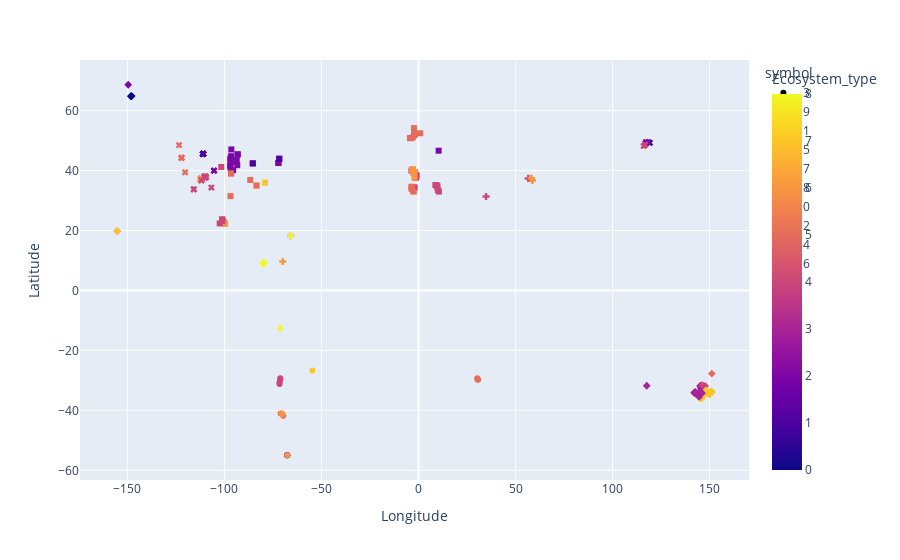

Notebook code for this chart:
### Code cell
import pandas as pd
from sklearn.cluster import KMeans
from sklearn.preprocessing import LabelEncoder

df2 = pd.DataFrame(df, columns=['Longitude', 'Latitude', "Ecosystem_type"])
lb_make = LabelEncoder()
df2['Ecosystem_type'] = lb_make.fit_transform(df2['Ecosystem_type'])
#df2 = df2.dropna('Ecosystem_type')
kmeans = KMeans(n_clusters=10).fit_predict(df2)
import plotly.express as px
px.scatter(df2, x='Longitude', y="Latitude", color="Ecosystem_type", symbol=kmeans)

### Figure 1 — Plotly figure (JSON) as saved in the notebook; plotly's stock layout.template omitted (floating-point values rounded to 4 significant figures)
{"data": [{"hovertemplate": "symbol=3<br>Longitude=%{x}<br>Latitude=%{y}<br>Ecosystem_type=%{marker.color}<extra></extra>", "legendgroup": "3", "marker": {"color": [7, 5, 5, 6, 6, 4, 4, 4, 4, 1, 1, 1, 6], "coloraxis": "coloraxis", "symbol": "circle"}, "mode": "markers", "name": "3", "orientation": "v", "showlegend": true, "type": "scatter", "x": [-54.68, -69.68, -71.06, -70.08, -70.52, -71.24, -71.25, -71.66, -71.59, -67.64, -67.64, -67.63, -67.63], "xaxis": "x", "y": [-26.73, -41.81, -41.0, -41.25, -41.03, -29.31, -29.75, -30.66, -31.2, -54.93, -54.95, -54.96, -54.97], "yaxis": "y"}, {"hovertemplate": "symbol=9<br>Longitude=%{x}<br>Latitude=%{y}<br>Ecosystem_type=%{marker.color}<extra></extra>", "legendgroup": "9", "marker": {"color": [0, 5, 7, 0, 0, 2], "coloraxis": "coloraxis", "symbol": "diamond"}, "mode": "markers", "name": "9", "orientation": "v", "showlegend": true, "type": "scatter", "x": [-148.2, -155.3, -155.3, -147.8, -147.8, -149.6], "xaxis": "x", "y": [64.8, 19.81, 19.81, 64.85, 64.85, 68.63], "yaxis": "y"}, {"hovertemplate": "symbol=1<br>Longitude=%{x}<br>Latitude=%{y}<br>Ecosystem_type=%{marker.color}<extra></extra>", "legendgroup": "1", "marker": {"color": [1, 7, 7, 2, 5, 2, 1, 2, 1, 5, 1, 2, 7, 5, 4, 5, 2, 5, 2, 2, 2, 2, 2, 2, 2, 2, 2, 2, 5, 2, 6, 4, 4, 6, 4, 4, 4, 4], "coloraxis": "coloraxis", "symbol": "square"}, "mode": "markers", "name": "1", "orientation": "v", "showlegend": true, "type": "scatter", "x": [-72.19, -96.57, -83.5, -72.19, -83.5, -71.75, -71.75, -85.4, -85.4, -96.57, -93.2, -93.2, -79.08, -86.7, -101.6, -96.58, -93.39, -96.88, -95.54, -96.52, -96.81, -97.11, -95.58, -93.66, -96.97, -96.78, -96.71, -96.43, -96.6, -96.57, -99.66, -100.9, -100.4, -99.89, -101.1, -101.3, -101.2, -102.5], "xaxis": "x", "y": [42.53, 39.09, 35, 42.53, 35, 43.94, 43.94, 42.4, 42.4, 39.09, 45.4, 45.4, 35.97, 36.87, 41.2, 39.07, 41.79, 31.48, 40.15, 40.16, 40.87, 41.61, 42.88, 43.51, 43.55, 44.04, 44.26, 47.05, 39.1, 44.8, 22.25, 23.6, 22.64, 22.65, 23.25, 23.2, 23.74, 22.35], "yaxis": "y"}, {"hovertemplate": "symbol=5<br>Longitude=%{x}<br>Latitude=%{y}<br>Ecosystem_type=%{marker.color}<extra></extra>", "legendgroup": "5", "marker": {"color": [5, 1, 2, 5, 5, 5, 1, 1, 1, 1, 1, 1, 1, 1, 1, 1, 4, 6, 4, 4, 4, 6, 4, 4, 4, 4, 4], "coloraxis": "coloraxis", "symbol": "x"}, "mode": "markers", "name": "5", "orientation": "v", "showlegend": true, "type": "scatter", "x": [-122.3, -105.4, -105.4, -123.4, -120.2, -122.0, -111.0, -111.0, -111.0, -111.0, -111.0, -111.0, -111.0, -111.0, -111.0, -111.0, -106.7, -112.6, -109.7, -109.9, -111.7, -112.0, -109.4, -110.5, -111.9, -115.8, -115.8], "xaxis": "x", "y": [44.21, 39.99, 39.99, 48.46, 39.43, 44.28, 45.57, 45.57, 45.57, 45.57, 45.57, 45.57, 45.57, 45.57, 45.57, 45.57, 34.33, 37.11, 38.17, 37.58, 37.09, 37.51, 37.73, 38.0, 36.69, 33.75, 33.75], "yaxis": "y"}, {"hovertemplate": "symbol=7<br>Longitude=%{x}<br>Latitude=%{y}<br>Ecosystem_type=%{marker.color}<extra></extra>", "legendgroup": "7", "marker": {"color": [5, 8, 8, 8, 8, 8, 8, 8, 6], "coloraxis": "coloraxis", "symbol": "cross"}, "mode": "markers", "name": "7", "orientation": "v", "showlegend": true, "type": "scatter", "x": [-65.8, -65.8, -79.74, -79.74, -79.77, -71.23, -79.86, -79.75, -69.95], "xaxis": "x", "y": [18.3, 18.3, 9.156, 9.161, 9.158, -12.63, 9.151, 9.162, 9.666], "yaxis": "y"}, {"hovertemplate": "symbol=8<br>Longitude=%{x}<br>Latitude=%{y}<br>Ecosystem_type=%{marker.color}<extra></extra>", "legendgroup": "8", "marker": {"color": [5, 5, 5], "coloraxis": "coloraxis", "symbol": "circle"}, "mode": "markers", "name": "8", "orientation": "v", "showlegend": true, "type": "scatter", "x": [30.72, 30.29, 30.4], "xaxis": "x", "y": [-29.81, -29.28, -29.67], "yaxis": "y"}, {"hovertemplate": "symbol=0<br>Longitude=%{x}<br>Latitude=%{y}<br>Ecosystem_type=%{marker.color}<extra></extra>", "legendgroup": "0", "marker": {"color": [5, 3, 3, 3, 3, 3, 3, 3, 3, 3, 3, 3, 3, 3, 3, 3, 3, 3, 3, 3, 3, 3, 3, 3, 3, 3, 3, 3, 3, 3, 3, 3, 3, 3, 3, 3, 3, 3, 3, 3, 3, 3, 3, 7, 7, 7, 7, 7, 7, 3, 3, 3, 3, 3, 3, 3, 3, 3, 3, 3, 3, 4, 4, 7, 3, 3, 7, 7, 7, 7, 7, 7, 7, 7, 7, 7, 7, 7, 7, 3, 3, 7, 7, 3, 3], "coloraxis": "coloraxis", "symbol": "diamond"}, "mode": "markers", "name": "0", "orientation": "v", "showlegend": true, "type": "scatter", "x": [151.1, 117.6, 146.2, 146.2, 145.8, 144.5, 145.8, 146.3, 144.8, 144.8, 146.2, 144.9, 144.8, 144.8, 145.6, 145.6, 146.4, 145.8, 145.6, 145.7, 145.3, 145.3, 145.6, 145.6, 145.8, 145.8, 145.7, 145.6, 145.6, 146.5, 146.5, 146.0, 145.9, 146.5, 145.6, 145.9, 145.7, 145.3, 146.0, 146.0, 145.8, 145.8, 145.8, 145.9, 145.9, 145.7, 145.7, 145.6, 145.6, 144.6, 144.6, 144.6, 144.6, 145.7, 144.5, 144.5, 142.6, 142.5, 142.5, 142.5, 142.7, 146.3, 147.7, 147.4, 146.2, 146.3, 146.6, 146.9, 147.4, 149.9, 150.9, 150.8, 148.9, 148.9, 148.6, 148.2, 148.2, 148.2, 150.2, 145.7, 146.1, 151.0, 151.1, 142.1, 142.2], "xaxis": "x", "y": [-27.73, -31.78, -34.71, -34.71, -33.36, -35.34, -34.52, -34.65, -35.41, -35.41, -34.53, -35.5, -35.49, -35.49, -33.46, -33.46, -34.56, -33.35, -33.47, -33.35, -31.87, -31.84, -32.63, -32.64, -33.99, -33.98, -33.99, -33.8, -33.79, -34.8, -34.83, -34.76, -34.75, -34.81, -33.84, -34.8, -32.63, -31.88, -34.55, -34.56, -34.56, -34.57, -34.54, -35.93, -35.95, -35.95, -35.92, -35.88, -35.86, -35.36, -35.35, -35.33, -35.35, -34.52, -35.39, -35.35, -34.2, -34.25, -34.02, -33.96, -33.93, -31.56, -31.86, -33.84, -34.36, -34.42, -34.28, -34.35, -34.44, -34.74, -33.65, -33.62, -34.36, -33.98, -33.83, -33.51, -33.73, -33.32, -34.51, -34, -34.25, -33.91, -33.98, -34.13, -34.16], "yaxis": "y"}, {"hovertemplate": "symbol=2<br>Longitude=%{x}<br>Latitude=%{y}<br>Ecosystem_type=%{marker.color}<extra></extra>", "legendgroup": "2", "marker": {"color": [2, 5, 5, 5, 5, 5, 5, 5, 5, 5, 5, 5, 5, 5, 5, 5, 5, 4, 5, 5, 5, 5, 5, 5, 4, 4, 5, 4, 5, 4, 4, 4, 4, 6, 4, 6, 4, 6, 6, 6, 4, 4, 4, 4, 4, 4], "coloraxis": "coloraxis", "symbol": "square"}, "mode": "markers", "name": "2", "orientation": "v", "showlegend": true, "type": "scatter", "x": [10.37, -2.285, -2.067, -2.079, -2.008, -2.033, -2.9, -2.341, -3.876, -4.428, 0.8192, -2.004, -2.423, -2.373, -2.193, -3.374, -3.639, -1.999, -3.559, -2.729, -3.465, -2.231, -2.901, -3.419, -3.619, -1.674, -2.515, -1.199, -2.877, -1.718, -1.837, -1.785, -0.9632, -3.389, -1.232, -1.802, -1.527, -2.345, -2.879, -2.04, 9.647, 8.674, 9.974, 9.117, 9.718, 10.5], "xaxis": "x", "y": [46.63, 52.05, 52.17, 52.24, 52.25, 52.28, 51.07, 54.17, 50.81, 50.84, 52.44, 51.81, 33.05, 34.16, 34.43, 33.98, 34.47, 34.31, 33.93, 33.07, 34.63, 39.05, 40.07, 40.21, 39.99, 37.82, 39.21, 38.59, 40.35, 38.79, 37.72, 37.73, 38.31, 40.37, 37.59, 39.54, 38.07, 39.13, 40.02, 37.63, 34.49, 35.17, 33.52, 35.16, 34.96, 32.98], "yaxis": "y"}, {"hovertemplate": "symbol=4<br>Longitude=%{x}<br>Latitude=%{y}<br>Ecosystem_type=%{marker.color}<extra></extra>", "legendgroup": "4", "marker": {"color": [0, 2, 2, 2, 4, 4], "coloraxis": "coloraxis", "symbol": "x"}, "mode": "markers", "name": "4", "orientation": "v", "showlegend": true, "type": "scatter", "x": [119.2, 118.4, 117.3, 117.0, 116.8, 116.0], "xaxis": "x", "y": [49.26, 49.49, 49.53, 49.03, 48.61, 48.22], "yaxis": "y"}, {"hovertemplate": "symbol=6<br>Longitude=%{x}<br>Latitude=%{y}<br>Ecosystem_type=%{marker.color}<extra></extra>", "legendgroup": "6", "marker": {"color": [6, 4, 6, 4], "coloraxis": "coloraxis", "symbol": "cross"}, "mode": "markers", "name": "6", "orientation": "v", "showlegend": true, "type": "scatter", "x": [58.67, 56.56, 58.11, 34.82], "xaxis": "x", "y": [36.7, 37.37, 37.43, 31.36], "yaxis": "y"}], "layout": {"coloraxis": {"colorbar": {"title": {"text": "Ecosystem_type"}}, "colorscale": [[0, "#0d0887"], [0.1111, "#46039f"], [0.2222, "#7201a8"], [0.3333, "#9c179e"], [0.4444, "#bd3786"], [0.5556, "#d8576b"], [0.6667, "#ed7953"], [0.7778, "#fb9f3a"], [0.8889, "#fdca26"], [1, "#f0f921"]]}, "legend": {"title": {"text": "symbol"}, "tracegroupgap": 0}, "margin": {"t": 60}, "xaxis": {"anchor": "y", "domain": [0, 1], "title": {"text": "Longitude"}}, "yaxis": {"anchor": "x", "domain": [0, 1], "title": {"text": "Latitude"}}}}
